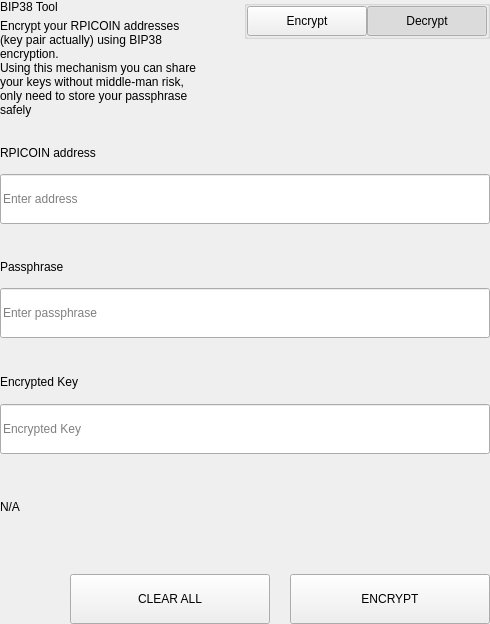
<?xml version="1.0" encoding="UTF-8"?>
<ui version="4.0">
 <class>SettingsBitToolWidget</class>
 <widget class="QWidget" name="SettingsBitToolWidget">
  <property name="geometry">
   <rect>
    <x>0</x>
    <y>0</y>
    <width>490</width>
    <height>624</height>
   </rect>
  </property>
  <property name="windowTitle">
   <string>Form</string>
  </property>
  <layout class="QVBoxLayout" name="verticalLayout">
   <property name="spacing">
    <number>0</number>
   </property>
   <property name="leftMargin">
    <number>0</number>
   </property>
   <property name="topMargin">
    <number>0</number>
   </property>
   <property name="rightMargin">
    <number>0</number>
   </property>
   <property name="bottomMargin">
    <number>0</number>
   </property>
   <item>
    <widget class="QWidget" name="left" native="true">
     <layout class="QVBoxLayout" name="verticalLayout_3">
      <property name="leftMargin">
       <number>0</number>
      </property>
      <property name="topMargin">
       <number>0</number>
      </property>
      <property name="rightMargin">
       <number>0</number>
      </property>
      <property name="bottomMargin">
       <number>0</number>
      </property>
      <item>
       <layout class="QVBoxLayout" name="verticalLayout_2">
        <property name="spacing">
         <number>0</number>
        </property>
        <item>
         <layout class="QHBoxLayout" name="horizontalLayout_3" stretch="3,1">
          <property name="spacing">
           <number>40</number>
          </property>
          <item>
           <layout class="QVBoxLayout" name="verticalLayoutTitle">
            <property name="spacing">
             <number>5</number>
            </property>
            <item>
             <widget class="QLabel" name="labelTitle">
              <property name="text">
               <string>BIP38 Tool</string>
              </property>
             </widget>
            </item>
            <item>
             <widget class="QLabel" name="labelSubtitle1">
              <property name="text">
               <string>Encrypt your RPICOIN addresses (key pair actually) using BIP38 encryption.
Using this mechanism you can share your keys without middle-man risk, only need to store your passphrase safely</string>
              </property>
              <property name="wordWrap">
               <bool>true</bool>
              </property>
             </widget>
            </item>
           </layout>
          </item>
          <item alignment="Qt::AlignTop">
           <widget class="QGroupBox" name="groupBox">
            <property name="title">
             <string/>
            </property>
            <property name="alignment">
             <set>Qt::AlignLeading|Qt::AlignLeft|Qt::AlignTop</set>
            </property>
            <layout class="QHBoxLayout" name="horizontalLayout_4">
             <property name="spacing">
              <number>0</number>
             </property>
             <property name="leftMargin">
              <number>0</number>
             </property>
             <property name="topMargin">
              <number>0</number>
             </property>
             <property name="rightMargin">
              <number>0</number>
             </property>
             <property name="bottomMargin">
              <number>0</number>
             </property>
             <item>
              <spacer name="horizontalSpacer">
               <property name="orientation">
                <enum>Qt::Horizontal</enum>
               </property>
               <property name="sizeHint" stdset="0">
                <size>
                 <width>40</width>
                 <height>20</height>
                </size>
               </property>
              </spacer>
             </item>
             <item>
              <widget class="QPushButton" name="pushLeft">
               <property name="minimumSize">
                <size>
                 <width>120</width>
                 <height>30</height>
                </size>
               </property>
               <property name="maximumSize">
                <size>
                 <width>120</width>
                 <height>30</height>
                </size>
               </property>
               <property name="focusPolicy">
                <enum>Qt::NoFocus</enum>
               </property>
               <property name="text">
                <string>Encrypt</string>
               </property>
               <property name="checkable">
                <bool>true</bool>
               </property>
               <property name="autoExclusive">
                <bool>true</bool>
               </property>
              </widget>
             </item>
             <item>
              <widget class="QPushButton" name="pushRight">
               <property name="minimumSize">
                <size>
                 <width>120</width>
                 <height>30</height>
                </size>
               </property>
               <property name="maximumSize">
                <size>
                 <width>120</width>
                 <height>30</height>
                </size>
               </property>
               <property name="focusPolicy">
                <enum>Qt::NoFocus</enum>
               </property>
               <property name="text">
                <string>Decrypt</string>
               </property>
               <property name="checkable">
                <bool>true</bool>
               </property>
               <property name="checked">
                <bool>true</bool>
               </property>
               <property name="autoExclusive">
                <bool>true</bool>
               </property>
              </widget>
             </item>
            </layout>
           </widget>
          </item>
         </layout>
        </item>
        <item>
         <widget class="QStackedWidget" name="stackedWidget">
          <property name="currentIndex">
           <number>1</number>
          </property>
          <widget class="QWidget" name="pageDecrypt">
           <layout class="QVBoxLayout" name="verticalLayout_5">
            <property name="spacing">
             <number>0</number>
            </property>
            <property name="leftMargin">
             <number>0</number>
            </property>
            <property name="topMargin">
             <number>0</number>
            </property>
            <property name="rightMargin">
             <number>0</number>
            </property>
            <property name="bottomMargin">
             <number>0</number>
            </property>
            <item>
             <widget class="QWidget" name="widget" native="true">
              <property name="minimumSize">
               <size>
                <width>0</width>
                <height>100</height>
               </size>
              </property>
              <layout class="QVBoxLayout" name="verticalLayout_4">
               <property name="spacing">
                <number>0</number>
               </property>
               <property name="leftMargin">
                <number>0</number>
               </property>
               <property name="topMargin">
                <number>0</number>
               </property>
               <property name="rightMargin">
                <number>0</number>
               </property>
               <property name="bottomMargin">
                <number>0</number>
               </property>
               <item>
                <spacer name="verticalSpacer_2">
                 <property name="orientation">
                  <enum>Qt::Vertical</enum>
                 </property>
                 <property name="sizeType">
                  <enum>QSizePolicy::Fixed</enum>
                 </property>
                 <property name="sizeHint" stdset="0">
                  <size>
                   <width>20</width>
                   <height>20</height>
                  </size>
                 </property>
                </spacer>
               </item>
               <item>
                <layout class="QHBoxLayout" name="horizontalLayout_6" stretch="2">
                 <property name="spacing">
                  <number>0</number>
                 </property>
                 <item>
                  <layout class="QVBoxLayout" name="verticalLayout_7">
                   <property name="spacing">
                    <number>9</number>
                   </property>
                   <item>
                    <widget class="QLabel" name="labelSubtitleKey">
                     <property name="minimumSize">
                      <size>
                       <width>0</width>
                       <height>20</height>
                      </size>
                     </property>
                     <property name="maximumSize">
                      <size>
                       <width>16777215</width>
                       <height>20</height>
                      </size>
                     </property>
                     <property name="text">
                      <string>Encrypted key</string>
                     </property>
                    </widget>
                   </item>
                   <item>
                    <widget class="QLineEdit" name="lineEditKey">
                     <property name="minimumSize">
                      <size>
                       <width>0</width>
                       <height>50</height>
                      </size>
                     </property>
                     <property name="maximumSize">
                      <size>
                       <width>16777215</width>
                       <height>50</height>
                      </size>
                     </property>
                     <property name="placeholderText">
                      <string>Enter a encrypted key</string>
                     </property>
                    </widget>
                   </item>
                  </layout>
                 </item>
                </layout>
               </item>
               <item>
                <spacer name="verticalSpacer_3">
                 <property name="orientation">
                  <enum>Qt::Vertical</enum>
                 </property>
                 <property name="sizeType">
                  <enum>QSizePolicy::Fixed</enum>
                 </property>
                 <property name="sizeHint" stdset="0">
                  <size>
                   <width>20</width>
                   <height>20</height>
                  </size>
                 </property>
                </spacer>
               </item>
               <item>
                <layout class="QVBoxLayout" name="verticalLayout_9">
                 <property name="spacing">
                  <number>9</number>
                 </property>
                 <item>
                  <widget class="QLabel" name="labelSubtitlePassphrase">
                   <property name="maximumSize">
                    <size>
                     <width>16777215</width>
                     <height>20</height>
                    </size>
                   </property>
                   <property name="text">
                    <string>Passphrase</string>
                   </property>
                  </widget>
                 </item>
                 <item>
                  <widget class="QLineEdit" name="lineEditPassphrase">
                   <property name="minimumSize">
                    <size>
                     <width>0</width>
                     <height>50</height>
                    </size>
                   </property>
                   <property name="maximumSize">
                    <size>
                     <width>16777215</width>
                     <height>50</height>
                    </size>
                   </property>
                   <property name="placeholderText">
                    <string>Enter a passphrase</string>
                   </property>
                  </widget>
                 </item>
                </layout>
               </item>
               <item>
                <spacer name="verticalSpacer_4">
                 <property name="orientation">
                  <enum>Qt::Vertical</enum>
                 </property>
                 <property name="sizeType">
                  <enum>QSizePolicy::Fixed</enum>
                 </property>
                 <property name="sizeHint" stdset="0">
                  <size>
                   <width>20</width>
                   <height>20</height>
                  </size>
                 </property>
                </spacer>
               </item>
               <item>
                <widget class="QWidget" name="widget_3" native="true">
                 <property name="sizePolicy">
                  <sizepolicy hsizetype="Preferred" vsizetype="Fixed">
                   <horstretch>0</horstretch>
                   <verstretch>0</verstretch>
                  </sizepolicy>
                 </property>
                 <layout class="QVBoxLayout" name="verticalLayout_10">
                  <property name="spacing">
                   <number>9</number>
                  </property>
                  <property name="leftMargin">
                   <number>0</number>
                  </property>
                  <property name="topMargin">
                   <number>0</number>
                  </property>
                  <property name="rightMargin">
                   <number>0</number>
                  </property>
                  <property name="bottomMargin">
                   <number>0</number>
                  </property>
                  <item>
                   <widget class="QLabel" name="labelSubtitleDecryptResult">
                    <property name="minimumSize">
                     <size>
                      <width>0</width>
                      <height>20</height>
                     </size>
                    </property>
                    <property name="maximumSize">
                     <size>
                      <width>16777215</width>
                      <height>20</height>
                     </size>
                    </property>
                    <property name="text">
                     <string>Decrypted address result</string>
                    </property>
                   </widget>
                  </item>
                  <item>
                   <widget class="QWidget" name="widget_4" native="true">
                    <layout class="QHBoxLayout" name="horizontalLayout" stretch="6,0,1">
                     <property name="spacing">
                      <number>0</number>
                     </property>
                     <property name="leftMargin">
                      <number>0</number>
                     </property>
                     <property name="topMargin">
                      <number>0</number>
                     </property>
                     <property name="rightMargin">
                      <number>0</number>
                     </property>
                     <property name="bottomMargin">
                      <number>0</number>
                     </property>
                     <item alignment="Qt::AlignVCenter">
                      <widget class="QLineEdit" name="lineEditDecryptResult">
                       <property name="minimumSize">
                        <size>
                         <width>0</width>
                         <height>50</height>
                        </size>
                       </property>
                       <property name="maximumSize">
                        <size>
                         <width>16777215</width>
                         <height>50</height>
                        </size>
                       </property>
                       <property name="placeholderText">
                        <string>Decrypted Address</string>
                       </property>
                      </widget>
                     </item>
                     <item>
                      <spacer name="horizontalSpacer_4">
                       <property name="orientation">
                        <enum>Qt::Horizontal</enum>
                       </property>
                       <property name="sizeType">
                        <enum>QSizePolicy::Fixed</enum>
                       </property>
                       <property name="sizeHint" stdset="0">
                        <size>
                         <width>20</width>
                         <height>50</height>
                        </size>
                       </property>
                      </spacer>
                     </item>
                     <item>
                      <widget class="QPushButton" name="pushButtonImport">
                       <property name="minimumSize">
                        <size>
                         <width>140</width>
                         <height>40</height>
                        </size>
                       </property>
                       <property name="text">
                        <string>Import Address</string>
                       </property>
                      </widget>
                     </item>
                    </layout>
                   </widget>
                  </item>
                 </layout>
                </widget>
               </item>
               <item>
                <widget class="QLabel" name="statusLabel_DEC">
                 <property name="maximumSize">
                  <size>
                   <width>16777215</width>
                   <height>40</height>
                  </size>
                 </property>
                 <property name="text">
                  <string/>
                 </property>
                </widget>
               </item>
               <item>
                <spacer name="verticalSpacer">
                 <property name="orientation">
                  <enum>Qt::Vertical</enum>
                 </property>
                 <property name="sizeType">
                  <enum>QSizePolicy::Preferred</enum>
                 </property>
                 <property name="sizeHint" stdset="0">
                  <size>
                   <width>20</width>
                   <height>20</height>
                  </size>
                 </property>
                </spacer>
               </item>
               <item>
                <layout class="QHBoxLayout" name="horizontalLayout_7">
                 <property name="spacing">
                  <number>0</number>
                 </property>
                 <item>
                  <spacer name="horizontalSpacer_5">
                   <property name="orientation">
                    <enum>Qt::Horizontal</enum>
                   </property>
                   <property name="sizeType">
                    <enum>QSizePolicy::Expanding</enum>
                   </property>
                   <property name="sizeHint" stdset="0">
                    <size>
                     <width>40</width>
                     <height>20</height>
                    </size>
                   </property>
                  </spacer>
                 </item>
                 <item>
                  <widget class="QPushButton" name="pushButtonDecryptClear">
                   <property name="minimumSize">
                    <size>
                     <width>200</width>
                     <height>50</height>
                    </size>
                   </property>
                   <property name="maximumSize">
                    <size>
                     <width>200</width>
                     <height>50</height>
                    </size>
                   </property>
                   <property name="text">
                    <string>CLEAR</string>
                   </property>
                  </widget>
                 </item>
                 <item>
                  <spacer name="horizontalSpacer_3">
                   <property name="orientation">
                    <enum>Qt::Horizontal</enum>
                   </property>
                   <property name="sizeType">
                    <enum>QSizePolicy::Fixed</enum>
                   </property>
                   <property name="sizeHint" stdset="0">
                    <size>
                     <width>20</width>
                     <height>20</height>
                    </size>
                   </property>
                  </spacer>
                 </item>
                 <item>
                  <widget class="QPushButton" name="pushButtonDecrypt">
                   <property name="minimumSize">
                    <size>
                     <width>200</width>
                     <height>50</height>
                    </size>
                   </property>
                   <property name="maximumSize">
                    <size>
                     <width>200</width>
                     <height>50</height>
                    </size>
                   </property>
                   <property name="text">
                    <string>DECRYPT KEY</string>
                   </property>
                  </widget>
                 </item>
                </layout>
               </item>
              </layout>
             </widget>
            </item>
           </layout>
          </widget>
          <widget class="QWidget" name="pageEncrypt">
           <layout class="QVBoxLayout" name="verticalLayout_11">
            <property name="spacing">
             <number>0</number>
            </property>
            <property name="leftMargin">
             <number>0</number>
            </property>
            <property name="topMargin">
             <number>0</number>
            </property>
            <property name="rightMargin">
             <number>0</number>
            </property>
            <property name="bottomMargin">
             <number>0</number>
            </property>
            <item>
             <spacer name="verticalSpacer_8">
              <property name="orientation">
               <enum>Qt::Vertical</enum>
              </property>
              <property name="sizeType">
               <enum>QSizePolicy::Fixed</enum>
              </property>
              <property name="sizeHint" stdset="0">
               <size>
                <width>20</width>
                <height>20</height>
               </size>
              </property>
             </spacer>
            </item>
            <item>
             <widget class="QWidget" name="containerAddressEnc" native="true">
              <layout class="QVBoxLayout" name="containerAddressEncLayout">
               <property name="spacing">
                <number>5</number>
               </property>
               <property name="leftMargin">
                <number>0</number>
               </property>
               <property name="topMargin">
                <number>0</number>
               </property>
               <property name="rightMargin">
                <number>0</number>
               </property>
               <property name="bottomMargin">
                <number>0</number>
               </property>
               <item>
                <widget class="QLabel" name="labelSubtitleAddress">
                 <property name="minimumSize">
                  <size>
                   <width>0</width>
                   <height>20</height>
                  </size>
                 </property>
                 <property name="maximumSize">
                  <size>
                   <width>16777215</width>
                   <height>20</height>
                  </size>
                 </property>
                 <property name="text">
                  <string>RPICOIN address</string>
                 </property>
                </widget>
               </item>
               <item>
                <widget class="QLineEdit" name="addressIn_ENC">
                 <property name="minimumSize">
                  <size>
                   <width>0</width>
                   <height>50</height>
                  </size>
                 </property>
                 <property name="placeholderText">
                  <string>Enter address</string>
                 </property>
                </widget>
               </item>
              </layout>
             </widget>
            </item>
            <item>
             <spacer name="verticalSpacer_6">
              <property name="orientation">
               <enum>Qt::Vertical</enum>
              </property>
              <property name="sizeType">
               <enum>QSizePolicy::Fixed</enum>
              </property>
              <property name="sizeHint" stdset="0">
               <size>
                <width>20</width>
                <height>20</height>
               </size>
              </property>
             </spacer>
            </item>
            <item>
             <widget class="QWidget" name="containerAddress" native="true">
              <layout class="QHBoxLayout" name="horizontalLayout_9" stretch="2">
               <property name="spacing">
                <number>0</number>
               </property>
               <property name="leftMargin">
                <number>0</number>
               </property>
               <property name="topMargin">
                <number>0</number>
               </property>
               <property name="rightMargin">
                <number>0</number>
               </property>
               <property name="bottomMargin">
                <number>0</number>
               </property>
               <item>
                <layout class="QVBoxLayout" name="verticalLayout_8">
                 <property name="spacing">
                  <number>5</number>
                 </property>
                 <item>
                  <widget class="QLabel" name="labelSubtitleMessage">
                   <property name="minimumSize">
                    <size>
                     <width>0</width>
                     <height>20</height>
                    </size>
                   </property>
                   <property name="maximumSize">
                    <size>
                     <width>16777215</width>
                     <height>20</height>
                    </size>
                   </property>
                   <property name="text">
                    <string>Passphrase</string>
                   </property>
                  </widget>
                 </item>
                 <item>
                  <widget class="QLineEdit" name="passphraseIn_ENC">
                   <property name="minimumSize">
                    <size>
                     <width>0</width>
                     <height>50</height>
                    </size>
                   </property>
                   <property name="maximumSize">
                    <size>
                     <width>16777215</width>
                     <height>50</height>
                    </size>
                   </property>
                   <property name="placeholderText">
                    <string>Enter passphrase</string>
                   </property>
                  </widget>
                 </item>
                </layout>
               </item>
              </layout>
             </widget>
            </item>
            <item>
             <spacer name="verticalSpacer_7">
              <property name="orientation">
               <enum>Qt::Vertical</enum>
              </property>
              <property name="sizeType">
               <enum>QSizePolicy::Fixed</enum>
              </property>
              <property name="sizeHint" stdset="0">
               <size>
                <width>20</width>
                <height>20</height>
               </size>
              </property>
             </spacer>
            </item>
            <item>
             <widget class="QWidget" name="widget_2" native="true">
              <property name="minimumSize">
               <size>
                <width>0</width>
                <height>75</height>
               </size>
              </property>
              <property name="maximumSize">
               <size>
                <width>16777215</width>
                <height>16777215</height>
               </size>
              </property>
              <layout class="QVBoxLayout" name="verticalLayout_6">
               <property name="leftMargin">
                <number>0</number>
               </property>
               <property name="topMargin">
                <number>0</number>
               </property>
               <property name="rightMargin">
                <number>0</number>
               </property>
               <property name="bottomMargin">
                <number>0</number>
               </property>
               <item>
                <widget class="QLabel" name="labelSubtitleEncryptedKey">
                 <property name="minimumSize">
                  <size>
                   <width>0</width>
                   <height>20</height>
                  </size>
                 </property>
                 <property name="maximumSize">
                  <size>
                   <width>16777215</width>
                   <height>20</height>
                  </size>
                 </property>
                 <property name="text">
                  <string>Encrypted Key</string>
                 </property>
                </widget>
               </item>
               <item>
                <widget class="QLineEdit" name="encryptedKeyOut_ENC">
                 <property name="minimumSize">
                  <size>
                   <width>0</width>
                   <height>50</height>
                  </size>
                 </property>
                 <property name="placeholderText">
                  <string>Encrypted Key</string>
                 </property>
                </widget>
               </item>
              </layout>
             </widget>
            </item>
            <item>
             <widget class="QLabel" name="statusLabel_ENC">
              <property name="text">
               <string notr="true">N/A</string>
              </property>
             </widget>
            </item>
            <item>
             <spacer name="verticalSpacer_5">
              <property name="orientation">
               <enum>Qt::Vertical</enum>
              </property>
              <property name="sizeType">
               <enum>QSizePolicy::Fixed</enum>
              </property>
              <property name="sizeHint" stdset="0">
               <size>
                <width>20</width>
                <height>20</height>
               </size>
              </property>
             </spacer>
            </item>
            <item>
             <layout class="QHBoxLayout" name="horizontalLayout_8">
              <property name="spacing">
               <number>0</number>
              </property>
              <item>
               <spacer name="horizontalSpacer_6">
                <property name="orientation">
                 <enum>Qt::Horizontal</enum>
                </property>
                <property name="sizeType">
                 <enum>QSizePolicy::Expanding</enum>
                </property>
                <property name="sizeHint" stdset="0">
                 <size>
                  <width>40</width>
                  <height>20</height>
                 </size>
                </property>
               </spacer>
              </item>
              <item>
               <widget class="QPushButton" name="pushButtonClear">
                <property name="minimumSize">
                 <size>
                  <width>200</width>
                  <height>50</height>
                 </size>
                </property>
                <property name="focusPolicy">
                 <enum>Qt::NoFocus</enum>
                </property>
                <property name="text">
                 <string>CLEAR ALL</string>
                </property>
               </widget>
              </item>
              <item>
               <spacer name="horizontalSpacer_2">
                <property name="orientation">
                 <enum>Qt::Horizontal</enum>
                </property>
                <property name="sizeType">
                 <enum>QSizePolicy::Fixed</enum>
                </property>
                <property name="sizeHint" stdset="0">
                 <size>
                  <width>20</width>
                  <height>20</height>
                 </size>
                </property>
               </spacer>
              </item>
              <item>
               <widget class="QPushButton" name="pushButtonEncrypt">
                <property name="minimumSize">
                 <size>
                  <width>200</width>
                  <height>50</height>
                 </size>
                </property>
                <property name="maximumSize">
                 <size>
                  <width>200</width>
                  <height>50</height>
                 </size>
                </property>
                <property name="focusPolicy">
                 <enum>Qt::NoFocus</enum>
                </property>
                <property name="text">
                 <string>ENCRYPT</string>
                </property>
               </widget>
              </item>
             </layout>
            </item>
           </layout>
          </widget>
         </widget>
        </item>
       </layout>
      </item>
     </layout>
    </widget>
   </item>
  </layout>
 </widget>
 <resources/>
 <connections/>
</ui>
